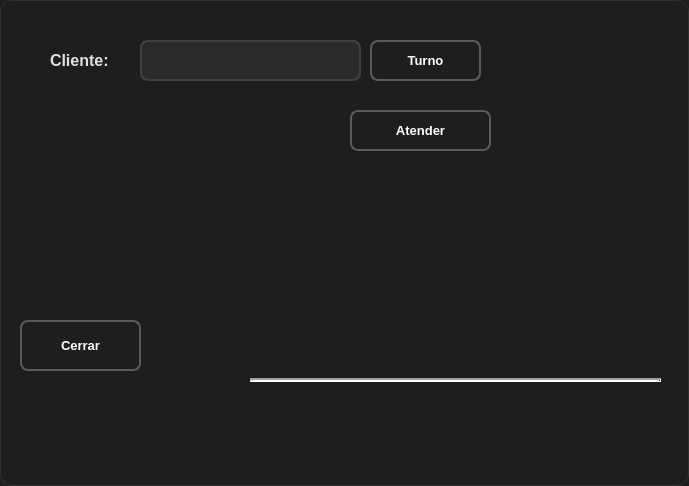
<?xml version="1.0" encoding="UTF-8"?>
<ui version="4.0">
 <class>DialogoBanco</class>
 <widget class="QDialog" name="DialogoBanco">
  <property name="geometry">
   <rect>
    <x>0</x>
    <y>0</y>
    <width>689</width>
    <height>486</height>
   </rect>
  </property>
  <property name="windowTitle">
   <string>Dialog</string>
  </property>
  <property name="styleSheet">
   <string notr="true">/* =========================
   VENTANA PRINCIPAL
   ========================= */
QDialog {
    background-color: #1e1e1e;
    border: 1px solid #303030;
    border-radius: 12px;
    font-family: &quot;Segoe UI&quot;;
    color: #f0f0f0;
}

/* =========================
   ETIQUETAS
   ========================= */
QLabel {
    color: #e0e0e0;
    font-weight: 500;
    background: transparent;
}

/* =========================
   CAJAS DE TEXTO
   ========================= */
QLineEdit {
    background-color: #2b2b2b;
    color: #ffffff;
    border: 2px solid #404040;
    border-radius: 8px;
    padding: 8px;
    selection-background-color: #3d8bfd;
}

QLineEdit:focus {
    border: 2px solid #3d8bfd;
    background-color: #333333;
}

QLineEdit:disabled {
    background-color: #252525;
    color: #808080;
}

/* =========================
   BOTONES
   ========================= */
QPushButton {
    background-color: transparent;
    color: white;
    border: 2px solid #5a5a5a;
    border-radius: 8px;
    padding: 8px 14px;
    font-weight: bold;
}

QPushButton:hover {
    background-color: #333333;
}

QPushButton:pressed {
    background-color: #252525;
}
/* =========================
   TOOLTIP
   ========================= */
QToolTip {
    background-color: #2b2b2b;
    color: white;
    border: 1px solid #3d8bfd;
    padding: 5px;
}/* =========================
   VENTANA PRINCIPAL
   ========================= */
QDialog {
    background-color: #1e1e1e;
    border: 1px solid #303030;
    border-radius: 12px;
    font-family: &quot;Segoe UI&quot;;
    color: #f0f0f0;
}

/* =========================
   ETIQUETAS
   ========================= */
QLabel {
    color: #e0e0e0;
    font-weight: 500;
    background: transparent;
}

/* =========================
   CAJAS DE TEXTO
   ========================= */
QLineEdit {
    background-color: #2b2b2b;
    color: #ffffff;
    border: 2px solid #404040;
    border-radius: 8px;
    padding: 8px;
    selection-background-color: #3d8bfd;
}

QLineEdit:focus {
    border: 2px solid #3d8bfd;
    background-color: #333333;
}

QLineEdit:disabled {
    background-color: #252525;
    color: #808080;
}

/* =========================
   BOTONES
   ========================= */
QPushButton {
    background-color: transparent;
    color: white;
    border: 2px solid #5a5a5a;
    border-radius: 8px;
    padding: 8px 14px;
    font-weight: bold;
}

QPushButton:hover {
    background-color: #333333;
}

QPushButton:pressed {
    background-color: #252525;
}
/* =========================
   TOOLTIP
   ========================= */
QToolTip {
    background-color: #2b2b2b;
    color: white;
    border: 1px solid #3d8bfd;
    padding: 5px;
}</string>
  </property>
  <widget class="QLabel" name="label">
   <property name="geometry">
    <rect>
     <x>50</x>
     <y>50</y>
     <width>101</width>
     <height>21</height>
    </rect>
   </property>
   <property name="font">
    <font>
     <pointsize>12</pointsize>
     <weight>62</weight>
     <bold>true</bold>
    </font>
   </property>
   <property name="text">
    <string>Cliente:</string>
   </property>
  </widget>
  <widget class="QLineEdit" name="txt_turno">
   <property name="geometry">
    <rect>
     <x>140</x>
     <y>40</y>
     <width>221</width>
     <height>41</height>
    </rect>
   </property>
   <property name="font">
    <font>
     <pointsize>10</pointsize>
     <weight>75</weight>
     <bold>true</bold>
    </font>
   </property>
  </widget>
  <widget class="QPushButton" name="btn_turno">
   <property name="geometry">
    <rect>
     <x>370</x>
     <y>40</y>
     <width>111</width>
     <height>41</height>
    </rect>
   </property>
   <property name="font">
    <font>
     <pointsize>10</pointsize>
     <weight>75</weight>
     <bold>true</bold>
    </font>
   </property>
   <property name="text">
    <string>Turno</string>
   </property>
  </widget>
  <widget class="QLabel" name="lbl_lista">
   <property name="geometry">
    <rect>
     <x>30</x>
     <y>90</y>
     <width>301</width>
     <height>211</height>
    </rect>
   </property>
   <property name="font">
    <font>
     <pointsize>12</pointsize>
     <weight>62</weight>
     <bold>true</bold>
    </font>
   </property>
   <property name="text">
    <string/>
   </property>
   <property name="alignment">
    <set>Qt::AlignLeading|Qt::AlignLeft|Qt::AlignTop</set>
   </property>
  </widget>
  <widget class="QPushButton" name="btn_atender">
   <property name="geometry">
    <rect>
     <x>350</x>
     <y>110</y>
     <width>141</width>
     <height>41</height>
    </rect>
   </property>
   <property name="font">
    <font>
     <pointsize>10</pointsize>
     <weight>75</weight>
     <bold>true</bold>
    </font>
   </property>
   <property name="text">
    <string>Atender</string>
   </property>
  </widget>
  <widget class="QLabel" name="lbl_atendido">
   <property name="geometry">
    <rect>
     <x>360</x>
     <y>170</y>
     <width>311</width>
     <height>61</height>
    </rect>
   </property>
   <property name="font">
    <font>
     <pointsize>12</pointsize>
     <weight>62</weight>
     <bold>true</bold>
    </font>
   </property>
   <property name="text">
    <string/>
   </property>
  </widget>
  <widget class="QPushButton" name="btn_cerrar">
   <property name="geometry">
    <rect>
     <x>20</x>
     <y>320</y>
     <width>121</width>
     <height>51</height>
    </rect>
   </property>
   <property name="font">
    <font>
     <pointsize>10</pointsize>
     <weight>75</weight>
     <bold>true</bold>
    </font>
   </property>
   <property name="text">
    <string>Cerrar</string>
   </property>
  </widget>
  <widget class="QLabel" name="lbl_abierto">
   <property name="geometry">
    <rect>
     <x>250</x>
     <y>320</y>
     <width>411</width>
     <height>61</height>
    </rect>
   </property>
   <property name="font">
    <font>
     <pointsize>12</pointsize>
     <weight>62</weight>
     <bold>true</bold>
    </font>
   </property>
   <property name="text">
    <string/>
   </property>
  </widget>
  <widget class="QLabel" name="lbl_clientes">
   <property name="geometry">
    <rect>
     <x>250</x>
     <y>390</y>
     <width>371</width>
     <height>51</height>
    </rect>
   </property>
   <property name="font">
    <font>
     <pointsize>12</pointsize>
     <weight>62</weight>
     <bold>true</bold>
    </font>
   </property>
   <property name="text">
    <string/>
   </property>
  </widget>
  <widget class="QLabel" name="lbl_tiempo">
   <property name="geometry">
    <rect>
     <x>250</x>
     <y>430</y>
     <width>371</width>
     <height>51</height>
    </rect>
   </property>
   <property name="font">
    <font>
     <pointsize>12</pointsize>
     <weight>62</weight>
     <bold>true</bold>
    </font>
   </property>
   <property name="text">
    <string/>
   </property>
  </widget>
  <widget class="Line" name="line">
   <property name="geometry">
    <rect>
     <x>250</x>
     <y>370</y>
     <width>411</width>
     <height>20</height>
    </rect>
   </property>
   <property name="font">
    <font>
     <weight>50</weight>
     <bold>false</bold>
    </font>
   </property>
   <property name="lineWidth">
    <number>2</number>
   </property>
   <property name="orientation">
    <enum>Qt::Horizontal</enum>
   </property>
  </widget>
  <widget class="QLabel" name="lbl_duda">
   <property name="geometry">
    <rect>
     <x>510</x>
     <y>60</y>
     <width>161</width>
     <height>71</height>
    </rect>
   </property>
   <property name="font">
    <font>
     <pointsize>9</pointsize>
     <weight>62</weight>
     <bold>true</bold>
    </font>
   </property>
   <property name="text">
    <string/>
   </property>
  </widget>
 </widget>
 <resources/>
 <connections/>
</ui>
